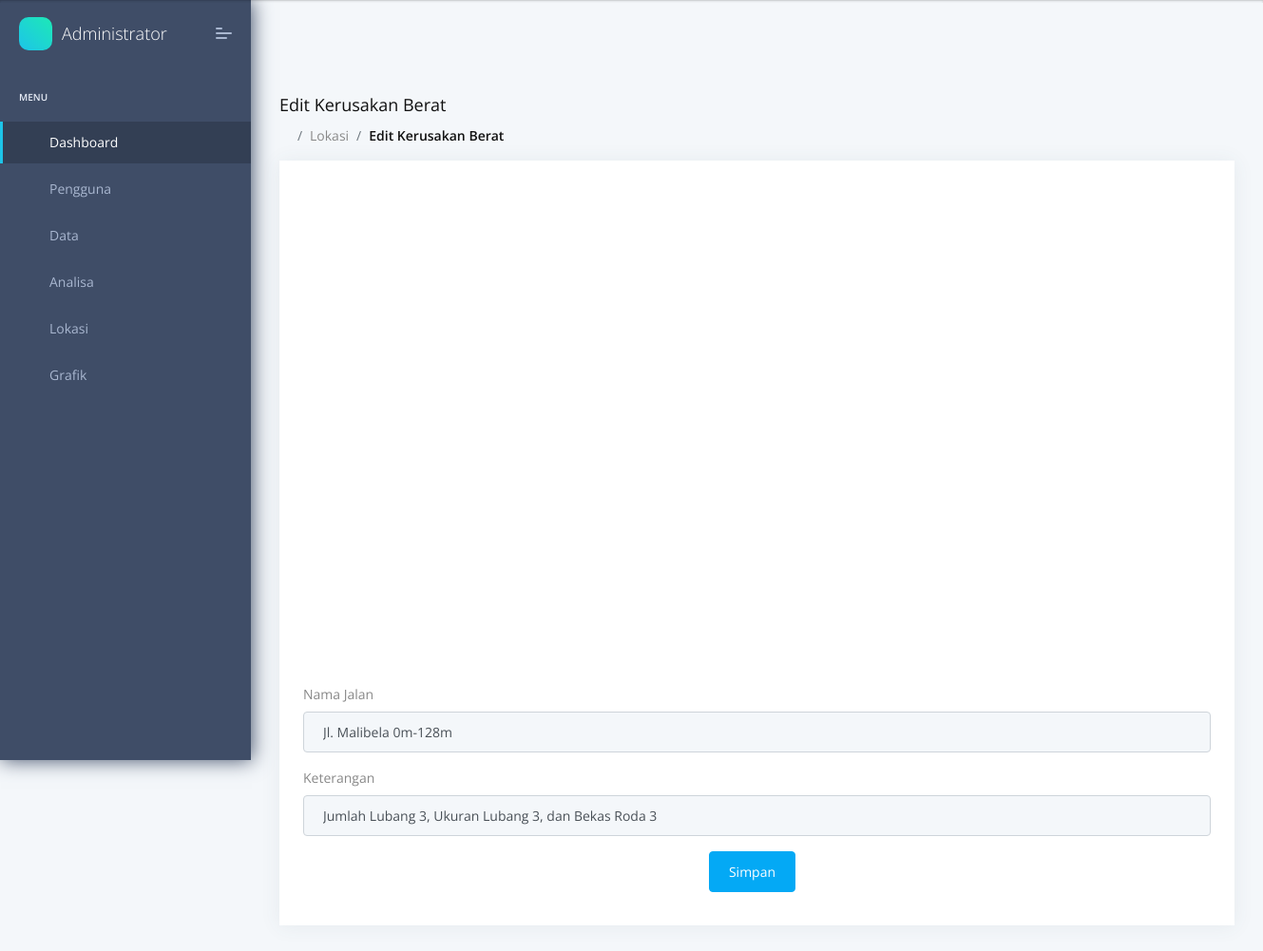
The page /admin/edit_berat.php?id=20 (signed in) on the database its author committed.
### tables this page shows
CREATE TABLE `tb_berat` (
  `id_berat` int(5) NOT NULL,
  `id_jalan` int(5) NOT NULL,
  `keterangan` varchar(50) NOT NULL,
  `lat` varchar(50) NOT NULL,
  `lon` varchar(50) NOT NULL
);

CREATE TABLE `tb_jalan` (
  `id_jalan` int(5) NOT NULL,
  `nama` varchar(50) NOT NULL,
  `ket` varchar(50) NOT NULL
);

### admin/edit_berat.php (the view, shortened to what this page needs)
<?php
    include 'head.php';
    include 'menu.php';
    include 'header.php';
    include 'koneksi.php';
?>
    <div class="pcoded-main-container">
        <div class="pcoded-wrapper">
            <div class="pcoded-content">
                <div class="pcoded-inner-content">
                    <div class="page-header">
                        <div class="page-block">
                            <div class="row align-items-center">
                                <div class="col-md-12">
                                    <div class="page-header-title">
                                        <h5 class="m-b-10">Edit Kerusakan Berat</h5>
                                    </div>
                                    <ul class="breadcrumb">
                                        <li class="breadcrumb-item"><a href="index.php"><i class="feather icon-home"></i></a></li>
                                        <li class="breadcrumb-item"><a href="#!">Lokasi</a></li>
                                        <li class="breadcrumb-item"><a href="#!">Edit Kerusakan Berat</a></li>
                                    </ul>
                                </div>
                            </div>
                        </div>
                    </div>
                    <div class="main-body">
                        <div class="page-wrapper">
                            <div class="row">
                                <div class="col-sm-12">
                                    <div class="card">
                                        <div class="card-body">
                                            <div class="row">
                                                <div class="col-md-12">
                                                    <?php
                                                        $id = $_GET['id'];
                                                        $data = mysqli_query($con,"SELECT * FROM tb_berat JOIN tb_jalan ON tb_berat.id_jalan=tb_jalan.id_jalan
                                                            WHERE id_berat='$id'");
                                                        while($d = mysqli_fetch_array($data))
                                                        {
                                                     ?>
                                                    <center>
                                                        <div id="googleMap" style="width:1000px;height:500px;" align="center"></div>
                                                    </center>
                                                    <br>
                                                    <form action="update_berat.php" method="post">
                                                        <div class="form-group">
                                                            <label>Nama Jalan</label>
                                                            <input type="text" class="form-control" placeholder="Nama Jalan" name="a" required value="<?php echo $d['nama']; ?>">
                                                        </div>
                                                        <div class="form-group">
                                                            <label>Keterangan</label>
                                                            <input type="text" class="form-control" placeholder="Keterangan" name="b" required value="<?php echo  $d['keterangan']; ?>">
                                                        </div>
                                                        <center>
                                                            <button type="submit" class="btn btn-primary" name="simpan">Simpan</button>
                                                        </center>
                                                    </form>
                                                    <?php
                                                        }
                                                    ?>
                                                </div>
                                            </div>
                                        </div>
                                    </div>
                                </div>
                            </div>
                        </div>
                    </div>
                </div>
            </div>
        </div>
    </div>
<?php
    include 'foot.php';
?>

### rows shown on the page
tb_berat: a "Jl. Malibela 0m-128m", b "Jumlah Lubang 3, Ukuran Lubang 3, dan Bekas Roda 3"
